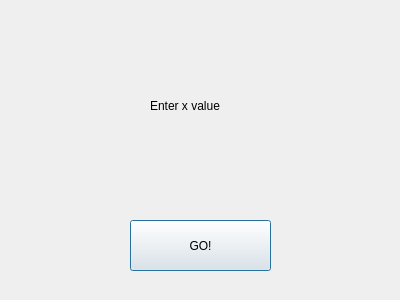
<?xml version="1.0" encoding="UTF-8"?>
<ui version="4.0">
 <class>Dialog</class>
 <widget class="QDialog" name="Dialog">
  <property name="geometry">
   <rect>
    <x>0</x>
    <y>0</y>
    <width>400</width>
    <height>300</height>
   </rect>
  </property>
  <property name="windowTitle">
   <string>Dialog</string>
  </property>
  <widget class="QPushButton" name="pushButton">
   <property name="geometry">
    <rect>
     <x>130</x>
     <y>220</y>
     <width>141</width>
     <height>51</height>
    </rect>
   </property>
   <property name="text">
    <string>GO!</string>
   </property>
  </widget>
  <widget class="QLabel" name="label">
   <property name="geometry">
    <rect>
     <x>150</x>
     <y>70</y>
     <width>191</width>
     <height>71</height>
    </rect>
   </property>
   <property name="text">
    <string>Enter x value</string>
   </property>
  </widget>
 </widget>
 <resources/>
 <connections/>
</ui>
